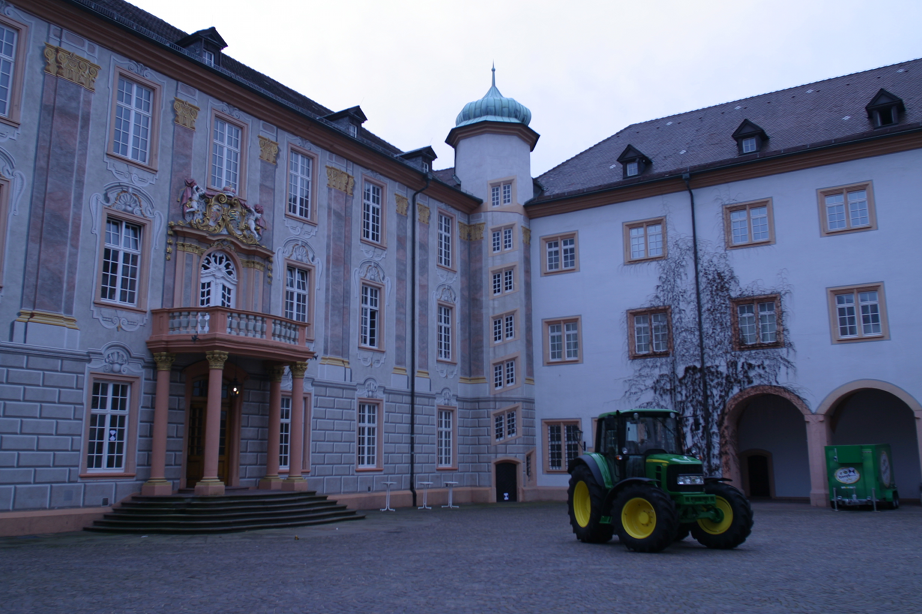
%> input picture week1/Data/0001_s.png, 922 x 614 px
$ octave test_4.m   (GNU Octave 9; MATLAB toolbox functions it lacks are replaced by stand-ins)
%> lines starting %> are read from the running program, lines starting %| are printed output that depends on the picture
### week1/apply_H.m
function J = apply_H(I, H, crop_to_fit)
    switch nargin
      case 2
          crop_to_fit = true;
      case 3
      otherwise
        error('Incorrect input parameters')
    end
    % compute the size of the resulting image after H is applied
    % by applying H to the 4 corners of I and geting height and
    % width from transformed corners
    SI = size(I);
    %C = [1 1 1; 1 SI(2) 1; SI(1) 1 1; SI(1) SI(2) 1];
    C = [1 1 1; 1 SI(1) 1; SI(2) 1 1; SI(2) SI(1) 1];
    C_H = (H * C')';
    C_H_x = C_H(:,2) ./ C_H(:,3);
    C_H_y = C_H(:,1) ./ C_H(:,3);
    min_x = floor(min(C_H_x));
    max_x = ceil(max(C_H_x));
    min_y = floor(min(C_H_y));
    max_y = ceil(max(C_H_y));
    if ~crop_to_fit
        cols = max([max_y,0]) - min([min_y,0])+1;
        rows = max([max_x,0]) - min([min_x,0])+1;
    else

        cols = max_y - min_y;
        rows = max_x - min_x;
    end

    % empty destination image
    J = zeros(rows, cols, 3);

    % prepare a matrix with all points in projective coords (i.e. each
    % row is [x y 1])
    [Y,X] = meshgrid(min_y:max_y, min_x:max_x);
    % TODO: correct placing of homography and apply t_x and t_y
    nx = max_x - min_x+1;
    ny = max_y - min_y+1;
    X = X(:);
    Y = Y(:);
    P = [ Y X repmat(1,nx*ny,1)];

    % apply inverse homography to all points and separate transformed
    % x and y coords for interp2
    E = H\P';
    E_x = E(1,:) ./ E(3,:);
    E_y = E(2,:) ./ E(3,:);

    % apply interp2 to each channel in original image
    ID = im2double(I);
    if ~crop_to_fit
        J(max(1,min_x):max(1,min_x)+nx-1,max(1,min_y):max(1,min_y)+ny-1,1) = im2uint8( reshape( interp2(ID(:,:,1), E_x, E_y), [nx,ny]) );
        J(max(1,min_x):max(1,min_x)+nx-1,max(1,min_y):max(1,min_y)+ny-1,2) = im2uint8( reshape( interp2(ID(:,:,2), E_x, E_y), [nx,ny]) );
        J(max(1,min_x):max(1,min_x)+nx-1,max(1,min_y):max(1,min_y)+ny-1,3) = im2uint8( reshape( interp2(ID(:,:,3), E_x, E_y), [nx,ny]) );
    else
        J(1:nx,1:ny,1) = im2uint8( reshape( interp2(ID(:,:,1), E_x, E_y), [nx,ny]) );
        J(1:nx,1:ny,2) = im2uint8( reshape( interp2(ID(:,:,2), E_x, E_y), [nx,ny]) );
        J(1:nx,1:ny,3) = im2uint8( reshape( interp2(ID(:,:,3), E_x, E_y), [nx,ny]) );
    end


end

### week1/create_line.m
function [line] = create_line(point1, point2)
  % Computes a line that passes through two points in homogeneous coordinates

  assert(size(point1,1) == 3 && size(point1,2) == 1, ...
      'point1 is not a 3-dim column vector')
  assert(size(point2,1) == 3 && size(point2,2) == 1, ...
      'point2 is not a 3-dim column vector')

  line = cross(point1,point2);

  % allow some tolerance because some numbers are not exactly zero but very low
  % instead
  tol = 1e-6;
  assert(dot(line,point1) < tol & dot(line,point2) < tol, ...
   'Bug: computed line is not perpendicular to given points')
end

### week1/test_4.m
close all;
clear;

% choose the image points
I=imread('Data/0001_s.png');
%> I is the input picture: size 614x922x3 uint8; mean R, G, B 94.8, 101.8, 127.8
A = load('Data/0001_s_info_lines.txt');

% crop the image to get only left facade
col_crop = 550;
I = I(:,1:col_crop,:);
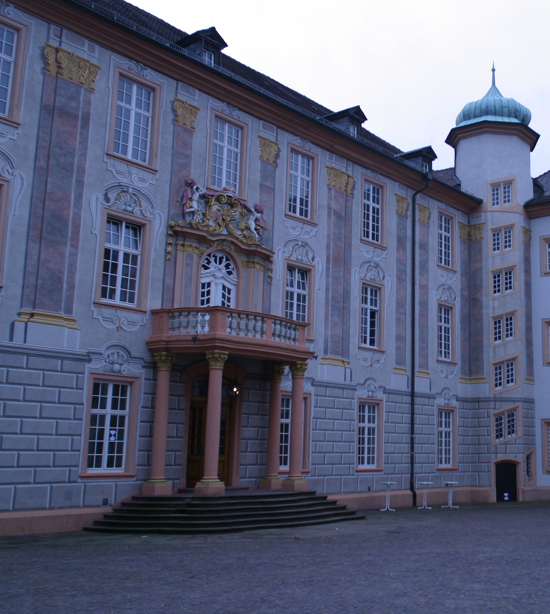
%> I: size 614x550x3 uint8; mean R, G, B 93.7, 98.7, 123.5

% indices of lines
i = 159;
p1 = [A(i,1) A(i,2) 1]';
p2 = [A(i,3) A(i,4) 1]';
i = 614;
p3 = [A(i,1) A(i,2) 1]';
p4 = [A(i,3) A(i,4) 1]';
i = 541;
p5 = [A(i,1) A(i,2) 1]';
p6 = [A(i,3) A(i,4) 1]';
i = 645;
p7 = [A(i,1) A(i,2) 1]';
p8 = [A(i,3) A(i,4) 1]';
% ToDo: compute the lines l1, l2, l3, l4, that pass through the different pairs of points
l1 = create_line(p1, p2); l1 = l1 / l1(3);
l2 = create_line(p3, p4); l2 = l2 / l2(3);
l3 = create_line(p5, p6); l3 = l3 / l3(3);
l4 = create_line(p7, p8); l4 = l4 / l4(3);

% show the chosen lines in the image
figure;imshow(I);
hold on;
t=1:0.1:1000;
plot(t, -(l1(1)*t + l1(3)) / l1(2), 'y');
plot(t, -(l2(1)*t + l2(3)) / l2(2), 'y');
plot(t, -(l3(1)*t + l3(3)) / l3(2), 'y');
plot(t, -(l4(1)*t + l4(3)) / l4(2), 'y');
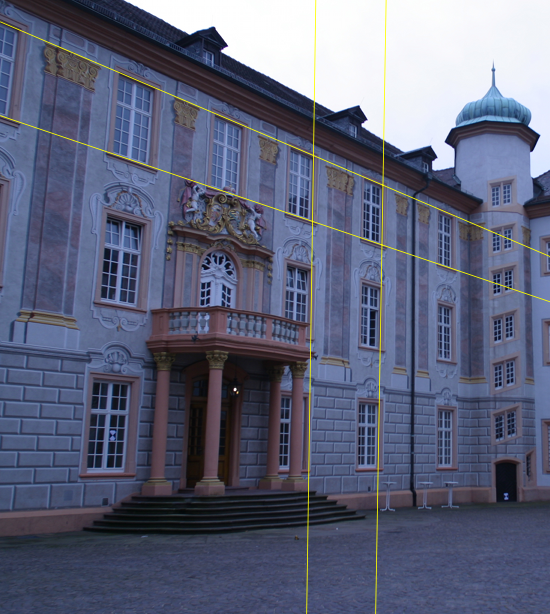
%> figure redrawn from the program's plot data

% ToDo: compute the homography that affinely rectifies the image
% compute vanishing points where lines cross at ininity
v1 = cross(l1, l2)
v2 = cross(l3, l4)

% compute line that passes through vanishing points: line at infinite
l_inf = cross(v1, v2);
l_inf = l_inf / l_inf(3)

% define H for affine rectification and apply to image
H = [1 0 0; 0 1 0; l_inf(1) l_inf(2) 1];
I2 = apply_H(I, H);
%> in apply_H, `J(1:nx,1:ny,1) = im2uint8( reshape( interp2(ID(:,:,1), E_x, E_y), [nx,..`:
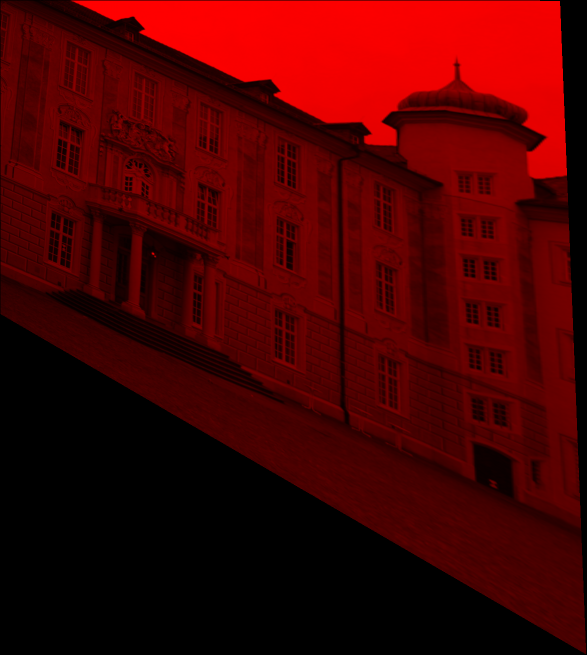
%> J: size 1310x1173x3 double (shown at 1/2 size); mean R, G, B 73.1, 0, 0
%> in apply_H, `J(1:nx,1:ny,2) = im2uint8( reshape( interp2(ID(:,:,2), E_x, E_y), [nx,..`:
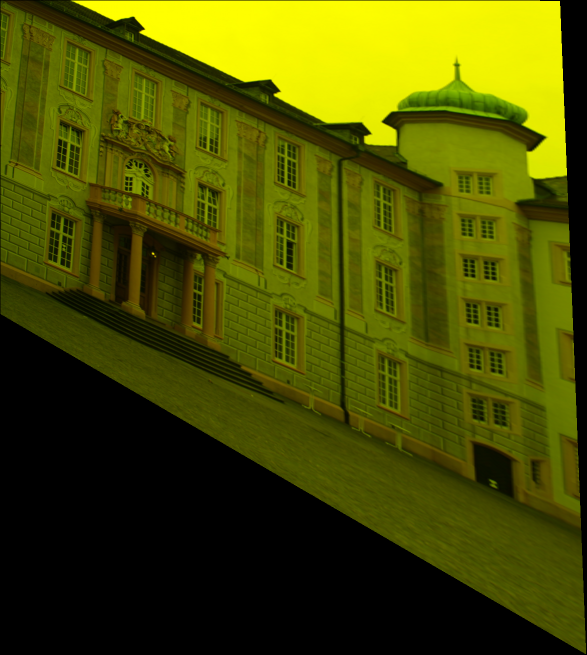
%> J: size 1310x1173x3 double (shown at 1/2 size); mean R, G, B 73.1, 76.9, 0
%> in apply_H, `J(1:nx,1:ny,3) = im2uint8( reshape( interp2(ID(:,:,3), E_x, E_y), [nx,..`:
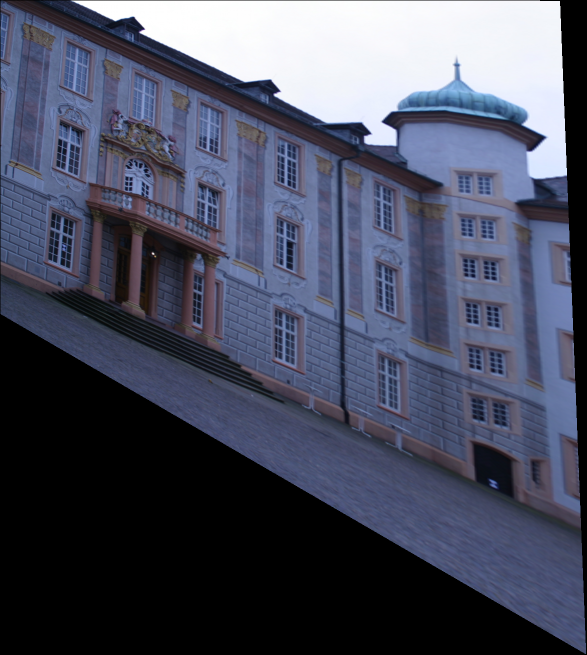
%> J: size 1310x1173x3 double (shown at 1/2 size); mean R, G, B 73.1, 76.9, 94.9
figure; imshow(uint8(I2));

% ToDo: compute the transformed lines lr1, lr2, lr3, lr4
% by using l' = H^(-T) * l
lr1 = H' \ l1; lr1 = lr1 / lr1(3);
lr2 = H' \ l2; lr2 = lr2 / lr2(3);
lr3 = H' \ l3; lr3 = lr3 / lr3(3);
lr4 = H' \ l4; lr4 = lr4 / lr4(3);

% show the transformed lines in the transformed image
figure;imshow(uint8(I2));
hold on;
t=1:0.1:1000;
plot(t, -(lr1(1)*t + lr1(3)) / lr1(2), 'y');
plot(t, -(lr2(1)*t + lr2(3)) / lr2(2), 'y');
plot(t, -(lr3(1)*t + lr3(3)) / lr3(2), 'y');
plot(t, -(lr4(1)*t + lr4(3)) / lr4(2), 'y');
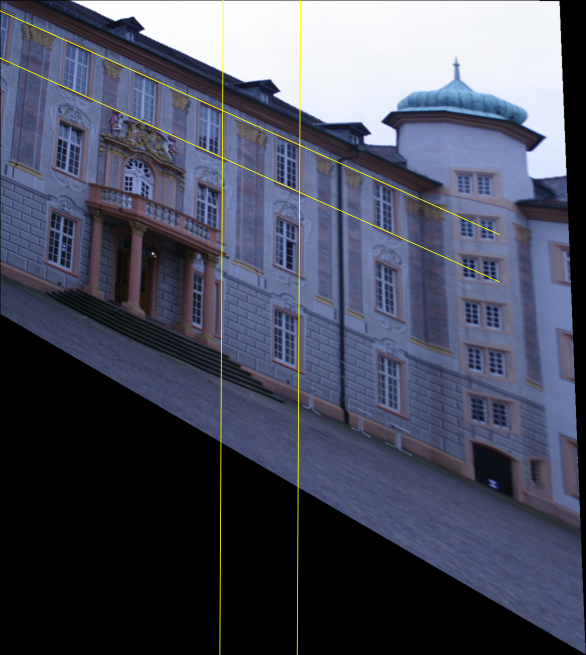
%> figure redrawn from the program's plot data; shown at 1/2 size

% ToDo: to evaluate the results, compute the angle between the different pair
% of lines before and after the image transformation

% calculate slopes of original lines
s1 = l1(1) / l1(2);
s2 = l2(1) / l2(2);
s3 = l3(1) / l3(2);
s4 = l4(1) / l4(2);
% calculate slope of rectified lines
sr1 = lr1(1) / lr1(2);
sr2 = lr2(1) / lr2(2);
sr3 = lr3(1) / lr3(2);
sr4 = lr4(1) / lr4(2);

% angles between "parallel" original lines
a12 = rad2deg( atan(s1) - atan(s2) ) % a12 = -4.4208
a34 = rad2deg( atan(s3) - atan(s4) ) % a34 = 0.1249
% angles of really parallel rectified lines
ar12 = rad2deg( atan(sr1) - atan(sr2) ) % ar12 = 0
ar34 = rad2deg( atan(sr3) - atan(sr4) ) % ar34 = 0


% Orthogonal pair of lines
l1 = lr1;
m1 = lr3;
%  Orthogonal pair of lines
l2 = lr2;
m2 = lr4;

% A = [l1(1)*m1(1),   l1(1)*m1(2)+l1(2)*m1(1),    l1(2)*m1(2);
%      l2(1)*m2(1),   l2(1)*m2(2)+l2(2)*m2(1),    l2(2)*m2(2)];

 A = [l2(1)*m2(1),   l2(1)*m2(2)+l2(2)*m2(1),    l2(2)*m2(2)];

s = null(A);


S = [s(1,2),  s(2,2);
    s(2,2),   s(3,2)];

K = chol(S);

H = eye(3);
K = inv(K);
H(1:2,1:2) = K;
H = H';

% ToDo: compute the transformed lines lr1, lr2, lr3, lr4
% by using l' = H^(-T) * l

lr1 = H' \ l1; lr1 = lr1 / lr1(3);
lr2 = H' \ l2; lr2 = lr2 / lr2(3);
m1r = H' \ m1; m1r = m1r / m1r(3);
m2r = H' \ m2; m2r = m2r / m2r(3);


% show the transformed lines in the transformed image
I3 = apply_H(uint8(I2), H);
%> the run ends on the next line
